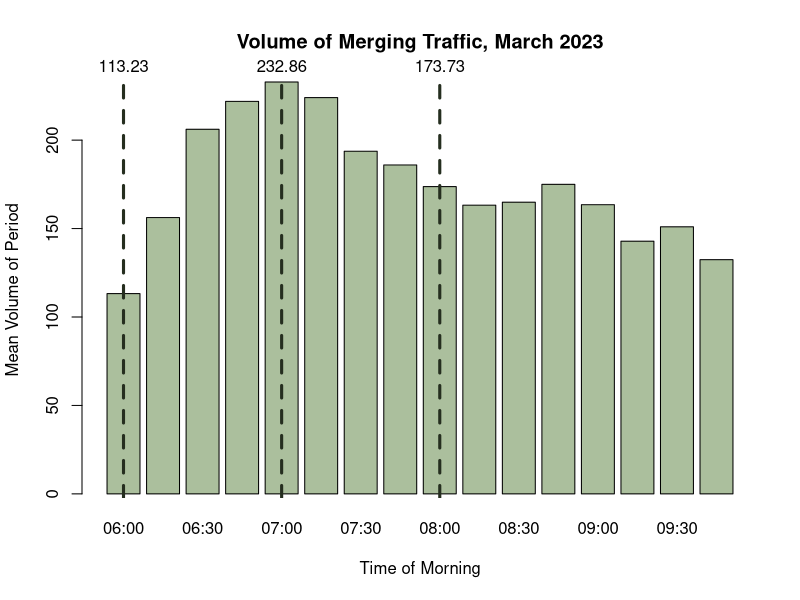
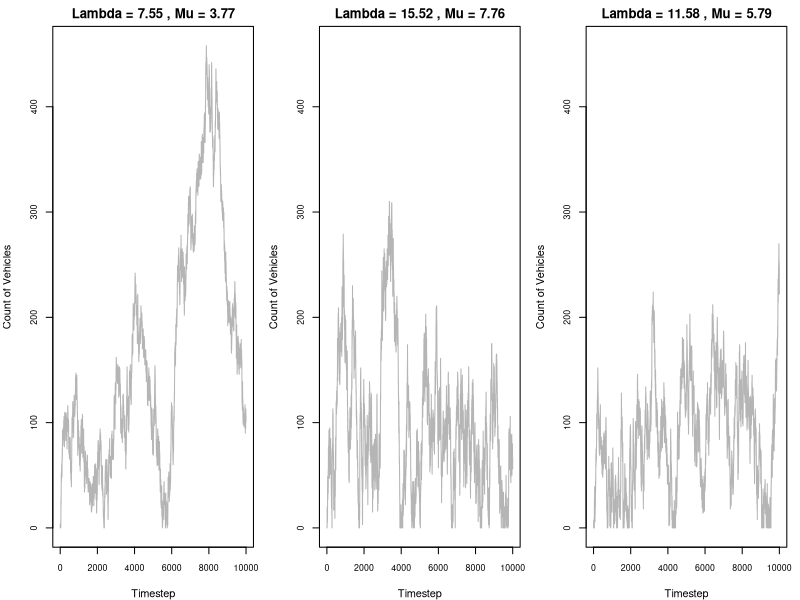
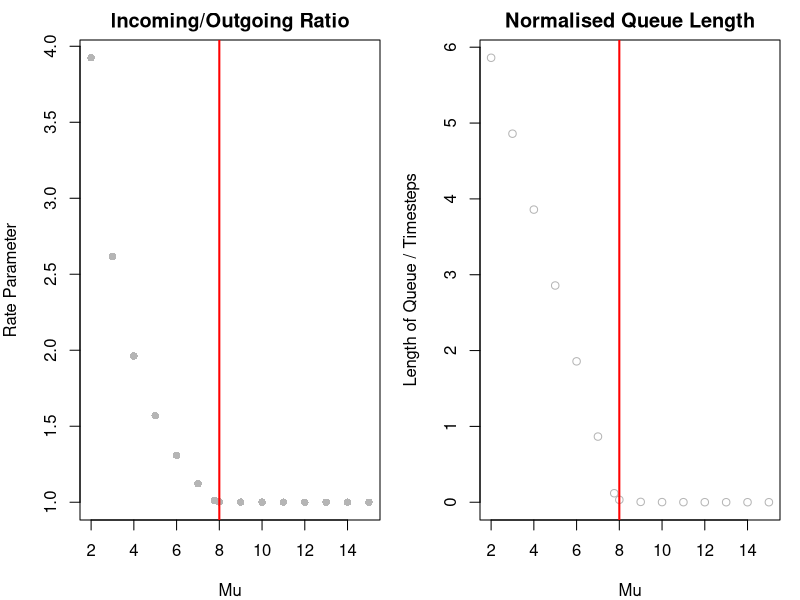
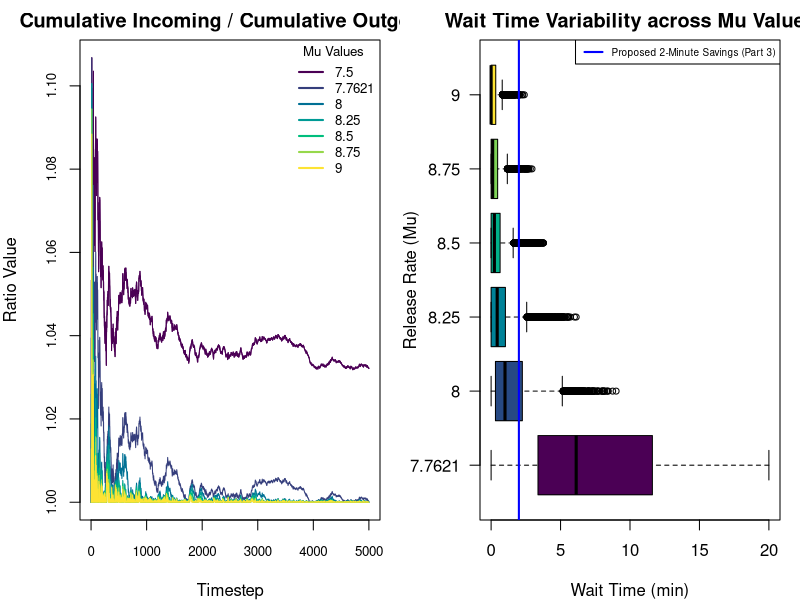
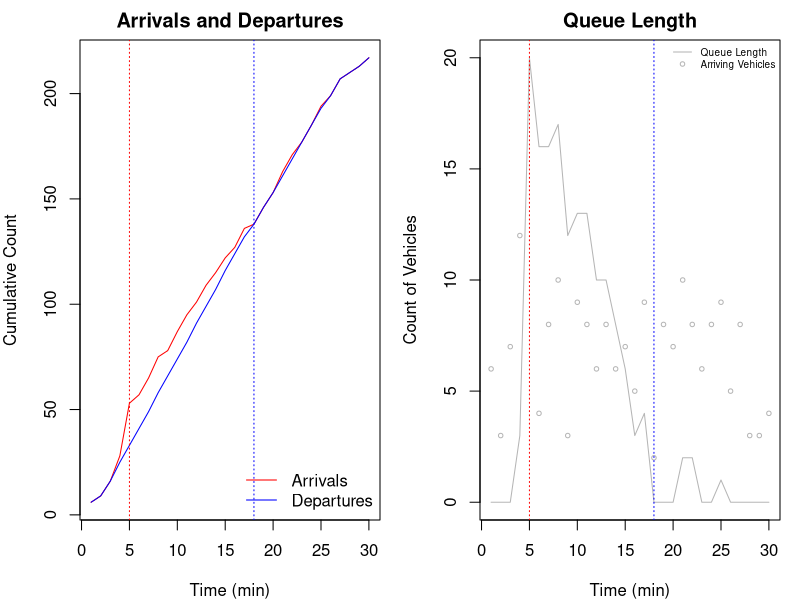
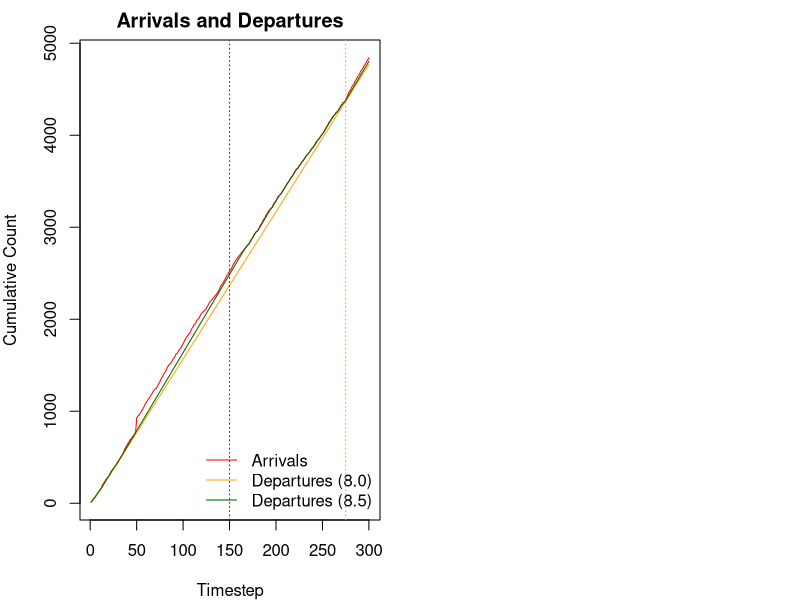
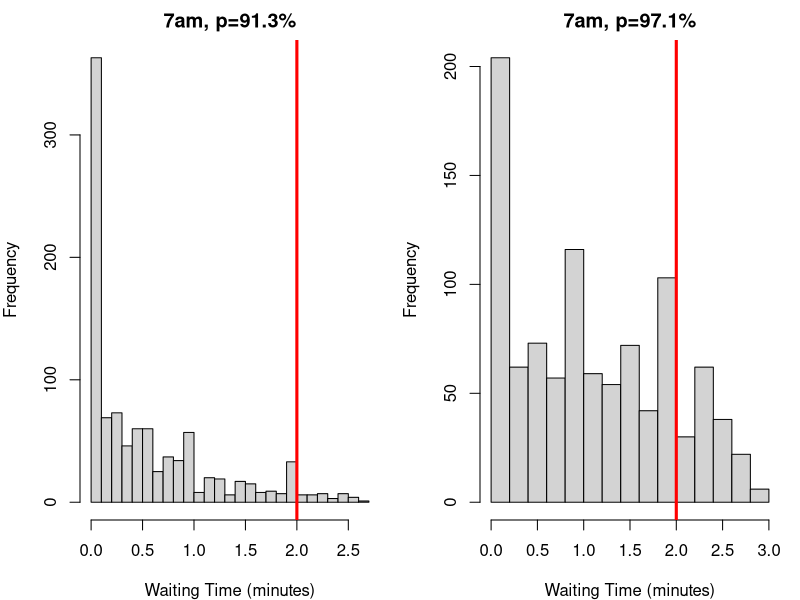

R code for these plots, in order:
## ---- chunk 1
#| include: false

# Keep these commented as the full files were too large to upload to Github
# Importing datasets
# raw23 <- read.csv("2023-03.csv")
# raw25 <- read.csv("2025-03.csv")

# Filtering for on-ramp segment
# ramp25 <- raw25[raw25$MLinkID == 5725, ]
# ramp23 <- raw23[raw23$MLinkID == 5725, ]

# Filtering for the freeway segment directly following the on-ramp
# fwy25 <- raw25[raw25$MLinkID == 183, ]
# fwy23 <- raw23[raw23$MLinkID == 183, ]

# Simplified import commands
ramp25 <- read.csv("ramp25.csv")
ramp23 <- read.csv("ramp23.csv")

fwy25 <- read.csv("fwy25.csv")
fwy23 <- read.csv("fwy23.csv")

lch25 <- read.csv("lch25.csv")
lch23 <- read.csv("lch23.csv")

# if you want everything to use the new leach highway variables, reassign them to ramp25/ramp23 because every function uses thse ones
## ---- chunk 2
#| include: false

library(lubridate)

# Converting datetime strings to date objects
ramp23$Date.Time.AWST <- ymd_hm(ramp23$Date.Time.AWST)

# Adding day of the week column (1=sunday, 7=saturday)
ramp23$Weekday <- wday(ramp23$Date.Time.AWST)

# Adding hour of the day column
ramp23$Hour <- hour(ramp23$Date.Time.AWST)

# Adding 15-min segment identifier of column
ramp23$Period <- format(ramp23$Date.Time.AWST, "%H:%M")

# Removing weekends
ramp23.wk <- ramp23[ramp23$Weekday %in% c(2, 3, 4, 5, 6), ]

# Filtering for only the morning peak (6am-10am)
ramp23.pk.wk <- ramp23.wk[6 <= ramp23.wk$Hour & ramp23.wk$Hour < 10, ]

# Removing public holidays (March 6 is the onyl date - Labour Day)
ramp23.pk.wk <- ramp23.pk.wk[date(ramp23.pk.wk$Date.Time.AWST) != "2023-03-06", ]
## ---- chunk 3
head(ramp23[, c(-6, -7, -8, -9, -10)])
## ---- chunk 4
#| include: false

smeans <- aggregate(Volume ~ Period, 
                           data = ramp23.pk.wk, 
                           FUN = mean)

# getting max volume
smax <- max(smeans$Volume)
maxindex <- which(smeans$Volume == smax)

# getting mean volume
smean <- mean(smeans$Volume)

# getting min volume
smin <- min(smeans$Volume)
minindex <- which(smeans$Volume == smin)
## ---- chunk 5
#| echo: false

bp <- barplot(smeans$Volume, names.arg = smeans$Period, col="#abbf9d", xlab = "Time of Morning", ylab = "Mean Volume of Period", main="Volume of Merging Traffic, March 2023")

abline(v = bp[1], col = "#252e1f", lwd = 3, lty = 2)
text(x = bp[1], y = smax, labels = round(smeans$Volume[1], 2), pos = 3, xpd = TRUE)

abline(v = bp[5], col = "#252e1f", lwd = 3, lty = 2)
text(x = bp[5], y = smax, labels = round(smeans$Volume[5], 2), pos = 3, xpd = TRUE)

abline(v = bp[9], col = "#252e1f", lwd = 3, lty = 2)
text(x = bp[9], y = smax, labels = round(smeans$Volume[9], 2), pos = 3, xpd = TRUE)
## ---- chunk 6
#| echo: false
smu6  <- mean(ramp23.pk.wk[ramp23.pk.wk$Period == "06:00", 4])
svar6 <- var(ramp23.pk.wk[ramp23.pk.wk$Period == "06:00", 4])

data.frame (
  Mean = smu6,
  Variance = svar6,
  row.names = c("6am (min)")
)
## ---- chunk 7
#| include: false
ssize6 <- (smu6^2) / (svar6 - smu6)
## ---- chunk 8
sim1 <- rnbinom(10000, size = ssize6, mu = smu6)
sim2 <- rpois(10000, lambda = smu6)
data.frame (
  Mean = c(smu6, mean(sim1), mean(sim2)),
  Variance = c(svar6, var(sim1), mean(sim2)),
  row.names = c("Dataset", "NBinom Sim", "Poisson Sim  ")
)
## ---- chunk 9
#| echo: false
data.frame(
  Mean = smu6 / 15,
  Variance = svar6 / 15^2,
  Size = ((smu6/15)^2) / ((svar6/(15^2)) - smu6/15),
  row.names = c("Vehicles/min")
  )
## ---- chunk 10
#| echo: false

data.frame(
  Mean = c(smu6, smu6/15, smu6/15),
  Size = c(ssize6, ((smu6/15)^2) / ((svar6/(15^2)) - smu6/15), ssize6/15),
  row.names = c("Vehicles/15min", "Vehicles/min (Method 1)", "Vehicles/min (Method 2)")
)
## ---- chunk 11
#| include: false

# 6am models
# leave as the same

# 7am models
smu7  <- mean(ramp23.pk.wk[ramp23.pk.wk$Period == "07:00", 4])
svar7 <- var(ramp23.pk.wk[ramp23.pk.wk$Period == "07:00", 4])
ssize7 <- ((smu7^2) / (svar7 - smu7))

# 8am models
smu8  <- mean(ramp23.pk.wk[ramp23.pk.wk$Period == "08:00", 4])
svar8 <- var(ramp23.pk.wk[ramp23.pk.wk$Period == "08:00", 4])
ssize8 <- ((smu8^2) / (svar8 - smu8))

# update to vehicles / 15 minute
# we no longer use variance! DO NOT TOUCHHHH VARIANCE
smu6 <- smu6 / 15
ssize6 <- ssize6 / 15

smu7 <- smu7 / 15
ssize7 <- ssize7 / 15

smu8 <- smu8 / 15
ssize8 <- ssize8 / 15
## ---- chunk 12
#| echo: false

data.frame(
  Mean = c(smu6, smu7, smu8),
  Size = c(ssize6, ssize7, ssize8),
  row.names = c("6am (min)", "7am (max)", "8am (mean)")
)
## ---- chunk 13
onRampSimulation <- function(steps, alambda, asize, rmu, c) {
  set.seed(1234)
  
  queue <- c() # storage for vehicles currently in queue
  incoming <- numeric(steps) # track count of vehicles arrived
  outgoing <- numeric(steps) # track count of vehicles released
  
  wlength <- numeric(steps) # track length of queue in each timestep
  wtimesavg <- numeric(steps) # track AVERAGE waiting times of vehicles released in a timestep
  wtimesall <- c() # track INDIVIDUAL waiting times of vehicles released in a timestep
  
  # need to incorporate a carry because vehicles are individisble.
  # if the release rate is fractional,
  # we can 'pass' off the next vehicle to the following timestep
  carry <- 0

  for (i in 1:steps) {
    # calculate arrivals
    arate <- rnbinom(1, size=asize, mu=alambda)
    
    queue <- c(queue, rep(i, arate))
    incoming[i] <- arate
    
    # calculate departures
    fracrrate <- rmu * c + carry
    rrate <- floor(fracrrate)
    carry <- fracrrate - rrate
    
    released <- min(length(queue), rrate)
  
    outgoing[i] <- released
    
    # release cars and track wait times
    if (released > 0) {
      rtimes <- i - queue[1:released]
      wtimesavg[i] <- mean(rtimes)
      wtimesall <- c(wtimesall, rtimes)
      queue <- queue[-(1:released)]
    } else {
      wtimesavg[i] <- 0 
    }
    
    wlength[i] <- length(queue)
  }
  
  return(list(
    incoming = incoming,
    outgoing = outgoing,
    wtimesavg = wtimesavg,
    wtimesall = wtimesall,
    wlength = wlength)
    )
}
## ---- chunk 14
#| include: false

# easy method to run mutliple simulations
runMultiSims <- function(steps, alambdas, asizes, rmus, c){
  if (length(rmus) != length(alambdas) || length(alambdas) != length(asizes))
    stop("Must have an equal count for each parameter.")
  
  sims <- list()

  for (i in seq_along(rmus)) {
    sims[[i]] <- onRampSimulation(
      steps = steps, 
      alambda = alambdas[i],
      asize = asizes[i],
      rmu = rmus[i], 
      c = c
    )
  }
  
  maxlength <- 0
  for (sim in sims) {
    maxlength <- max(sim$wlength, maxlength)
  }
  
  data <- list(
    sims = sims,
    maxlength = maxlength
  )
  
  return(data)
}
## ---- chunk 15
#| echo: false

c <- 2

rmu6 <- smu6/c
rmu7 <- smu7/c
rmu8 <- smu8/c

data.frame(
  Best = c(smu6, rmu6),
  Worst = c(smu7, rmu7),
  Average = c(smu8, rmu8),
  row.names = c("Mean Arrival Rate", "Departure Rate")
)
## ---- chunk 16
#| echo: false
alambdas <- c(smu6, smu7, smu8)
asizes <- c(ssize6, ssize7, ssize8)
rmus <- c(rmu6, rmu7, rmu8)

sims <- runMultiSims(10000, alambdas, asizes, rmus, 2)
maxqueue <- sims$maxlength
sims <- sims$sims # can just rassign

par(mfrow=c(1, length(rmus)), mar=c(4, 4, 2, 1))

for (i in seq_along(rmus)) {
  plot(
    sims[[i]]$wlength,
    type = "l",
    xlab = "Timestep",
    ylab = "Count of Vehicles",
    ylim = c(0, maxqueue),
    cex.axis = 0.8,
    col = "#b5b5b5",
    main = paste("Lambda =", round(alambdas[i], 2), ", Mu =", round(rmus[i], 2))
  )
}

paste("Maximum length:", maxqueue)

## ---- chunk 17
#| echo: false

steps <- 1000
rmus <- seq(2, 15)
rmus <- c(rmus, rmu7)
count <- length(rmus)
c <- 2

sims <- runMultiSims(steps, rep(smu7, count), rep(ssize7, count), rmus, c)
# inoutrate <- sapply(sims$sims, function(x) mean(x$incoming/x$outgoing))
inoutrate <- sapply(sims$sims, function(x) sum(x$incoming)/sum(x$outgoing))
meanlength <- sapply(sims$sims, function(x) mean(x$wlength)/steps) # /steps to normalise

par(mfrow=c(1, 2))
plot(rmus, inoutrate, main="Incoming/Outgoing Ratio", ylab="Rate Parameter", xlab="Mu", pch=16, col="#b5b5b5")
abline(v=8, col="red", lwd = 2)
plot(rmus, meanlength, col="#b5b5b5", main="Normalised Queue Length", ylab="Length of Queue / Timesteps", xlab="Mu")
abline(v=8, col="red", lwd = 2)

paste("Recall that the incoming rate is", round(smu7, 2), "with a critical Mu of", round(rmu7, 2))
## ---- chunk 18
slope <- lm(meanlength[rmus < 8] ~ rmus[rmus < 8], )
summary(slope)
## ---- chunk 19
#| echo: false

steps <- 5000
rmus <- c(7.5, round(rmu7, 4), seq(8, 9, 0.25))
count <- length(rmus)
c <- 2

# can delete shite above
cols <- hcl.colors(length(rmus), "Viridis")

sims <- runMultiSims(steps, rep(smu7, count), rep(ssize7, count), rmus, c)$sims

plot(
    cumsum(sims[[1]]$incoming) / cumsum(sims[[1]]$outgoing),
    type = "l",
    xlab = "Timestep",
    ylab = "Ratio Value",
    cex.axis = 0.8,
    col = cols[1],
    main = "Cumulative Incoming / Cumulative Outgoing"
  )

# need to replot 1 so it shows ontop
for (i in seq_along(rmus)) {
  lines(
    cumsum(sims[[i]]$incoming) / cumsum(sims[[i]]$outgoing),
    col=cols[i]
    )
}

legend("topright", legend = rmus, col = cols, lty = 1, lwd = 2, title = "Mu Values", bty = "n", cex = 0.8)
## ---- chunk 20
#| echo: false

# use sims from above

rmus <- rmus[-1]
sims <- sims[-1]

plotlist <- lapply(sims, function(x) x$wtimesavg)
names(plotlist) <- rmus

boxplot(plotlist, 
        horizontal=TRUE, 
        las=1,
        col=hcl.colors(length(rmus), "Viridis"),
        xlab="Wait Time (min)", 
        ylab="Release Rate (Mu)",
        main="Wait Time Variability across Mu Values",
        outline=TRUE,
        cex=0.8
        )
abline(v=2, col="blue", lw = 2)
legend("topright", 
       legend = c("Proposed 2-Minute Savings (Part 3)"),
       col = c("blue"),
       lty = 1, 
       lwd = 2,
       cex =0.6
       )
## ---- chunk 21
summary(plotlist$"8")
## ---- chunk 22
lower <- smu7 / (c * 8.5)
upper <- smu7 / (c * 8.0)
paste("Utilisation rates")
c(lower, upper)
## ---- chunk 23
summary(plotlist$"8.5") # 91.3% utilisation
summary(plotlist$"8") #97.0% utilisation
## ---- chunk 24
#| include: false

# FOR THE SIMULATION BELOW
# alambda refers to TOTAL arrival rate /min
# asize refers to dispersion parameter
# rmu refers to PER LANE departure rate /min

# CHANGES
# defaults to 2 lanes
# threshold : the length of queue (count) before a 3rd temp lane is opened
# injection: a vector c(count of vehicles to inject, timestep of injection)
# shift: a vector c(new alambda, new asize, timestep to switch to new model)

onRampTransientSimulation <- function(steps, alambda, asize, rmu, 
                                      injection = c(0, 0), 
                                      shift = c(0, 0, 0), 
                                      threshold = Inf) {
  set.seed(1234)
  
  queue <- c() # storage for vehicles currently in queue
  incoming <- numeric(steps) # track count of vehicles arrived
  outgoing <- numeric(steps) # track count of vehicles released
  
  wlength <- numeric(steps) # track length of queue in each timestep
  wtimesavg <- numeric(steps) # track AVERAGE waiting times of vehicles released in a timestep
  wtimesall <- c() # track INDIVIDUAL waiting times of vehicles released in a timestep
  
  carry <- 0

  for (i in 1:steps) {
    # control temporary lane
    c <- 2 # defaults to 2 lanes if below threshold
    if ((i != 1) && (wlength[i-1] > threshold)) {
      c <- 3
    }
    
    # control model shift
    if(i == shift[3]) {
      alambda <- shift[1]
      asize <- shift[2]
    }
    
    # calculate arrivals
    arate <- rnbinom(1, size=asize, mu=alambda)
    # control vehicle injection
    if(i == injection[2]) {
      arate <- arate + injection[1]
    }
    queue <- c(queue, rep(i, arate))
    incoming[i] <- arate

    # calculate departures
    # rrate <- sum(rpois(c, lambda=rmu)) # poisson = bad
    fracrrate <- rmu * c + carry
    rrate <- floor(fracrrate)
    carry <- fracrrate - rrate
    
    released <- min(length(queue), rrate)
    
    
    outgoing[i] <- released
    
    # release cars and track wait times
    if (released > 0) {
      rtimes <- i - queue[1:released]
      wtimesavg[i] <- mean(rtimes)
      wtimesall <- c(wtimesall, rtimes)
      queue <- queue[-(1:released)]
    } else {
      wtimesavg[i] <- 0 
    }
    
    wlength[i] <- length(queue)
  }
  
  return(list(
    incoming = incoming,
    outgoing = outgoing,
    wtimesavg = wtimesavg,
    wtimesall = wtimesall,
    wlength = wlength)
    )
}
## ---- chunk 25
sim <- onRampTransientSimulation(30, smu6, ssize6, rmu6/0.913,
                          injection = c(20, 5))
## ---- chunk 26
#| echo: false

par(mfrow = c(1, 2))
plot(cumsum(sim$incoming), type="l", lty=1, col="red", xlab="Time (min)", ylab="Cumulative Count", main="Arrivals and Departures")
lines(cumsum(sim$outgoing), type="l", col="blue")
legend("bottomright", legend=c("Arrivals", "Departures"), col=c("red", "blue"), lty=1, bty="n")
abline(v=5, col="red", lty=3)
abline(v=18, col="blue", lty=3)

plot(sim$wlength, type="l", main="Queue Length", xlab="Time (min)", ylab="Count of Vehicles", col="#b5b5b5")
points(sim$incoming, cex = 0.6, col="#b5b5b5")
legend("topright", legend=c("Queue Length", "Arriving Vehicles"), col="#b5b5b5", lty=c(1, 0), pch=c(NA, 1), bty="n", cex=0.6)
abline(v=5, col="red", lty=3)
abline(v=18, col="blue", lty=3)
## ---- chunk 27
summary(sim$wtimesavg)
## ---- chunk 28
set.seed(1234)
slug <- sum(rnbinom(10, size=ssize7, mu=smu7)) # 10 minutes, 7am parameters
slug
## ---- chunk 29
#| echo: false

sim1 <- onRampTransientSimulation(300, smu7, ssize7, 8, # 97.1% utilisation
                          injection = c(slug, 50), # _ vehicles, timestep 50
)
sim2 <- onRampTransientSimulation(300, smu7, ssize7, 8.5, #91.3$ utilisation
                          injection = c(slug, 50), # _ vehicles, timestep 50
)

plot(cumsum(sim1$incoming), type="l", lty=1, col="red", xlab="Timestep", ylab="Cumulative Count", main="Arrivals and Departures")
lines(cumsum(sim1$outgoing), type="l", col="orange")
lines(cumsum(sim2$outgoing), type="l", col="darkgreen")

legend("bottomright", legend=c("Arrivals", "Departures (8.0)", "Departures (8.5)"), col=c("red", "orange", "darkgreen"), lty=1, bty="n")
abline(v=150, col="darkgreen", lty=3)
abline(v=275, col="orange", lty=3)
## ---- chunk 30
summary(sim2$wtimesavg) # 91.3% utilisation
summary(sim1$wtimesavg) # 97.1% utiisation
## ---- chunk 31
threshold <- 67 * 0.7 # open temp lane at 70% capacity

par(mfrow = c(1, 2))
# testing 91.3% utilisation
sim88 <- onRampTransientSimulation(1000, smu7, ssize7, rmu7 / 0.913,
                                   threshold = threshold)
hist(sim88$wtimesavg, main = "7am, p=91.3%", xlab="Waiting Time (minutes)", breaks = 20)
abline(v = 2, lwd = 3, col="red")

# testing 97.1% utilisation
sim94 <- onRampTransientSimulation(1000, smu7, ssize7, rmu7 / 0.971,
                                   threshold = threshold)
hist(sim94$wtimesavg, main = "7am, p=97.1%", xlab="Waiting Time (minutes)", breaks = 20)
abline(v = 2, lwd = 3, col="red")

# Confirming spillback has not occured (<67)
data.frame(
  maximum = 67,
  conservative = max(sim88$wlength),
  everday = max(sim94$wlength)
)
## ---- chunk 32
#| include: false

# using 91.3% utilisation rate
prop.test(x = sum(sim88$wtimesavg > 2), 
          n = length(sim88$wtimesavg), 
          p = 0.1, 
          alternative = "greater", 
          conf.level = 0.95)

# using 97.1% utilisation rate
prop.test(x = sum(sim94$wtimesavg > 2), 
          n = length(sim94$wtimesavg), 
          p = 0.1, 
          alternative = "greater", 
          conf.level = 0.95)
## ---- chunk 33
#| echo: false

data.frame(
  P_Value = c("1.00", "6.763e-10"),
  Proportion = c("0.034", "0.158"),
  row.names = c("91.3% Utilisation", "97.1% Utilisation")
)
## ---- chunk 34
summary(sim94$wtimesavg)
mean(sim94$wtimesavg < 2)
